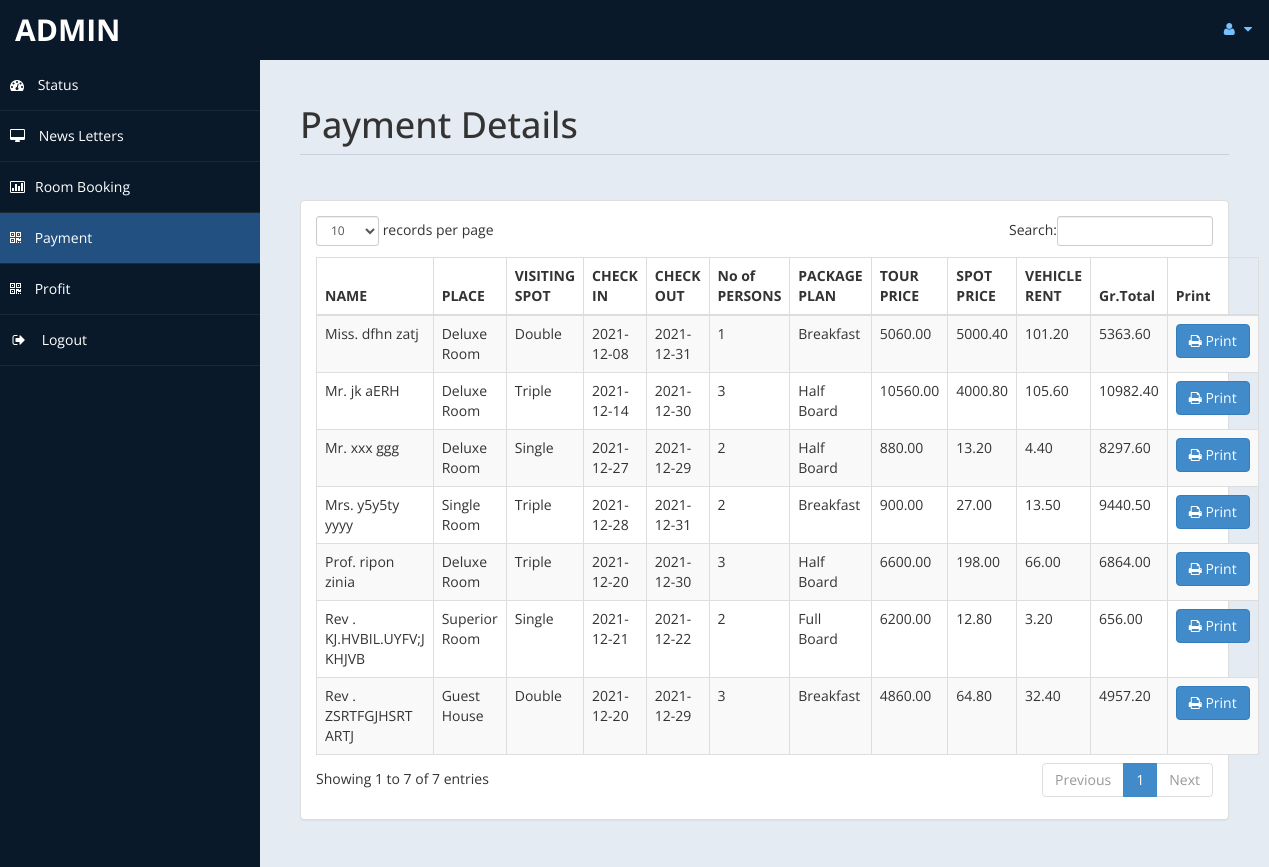
Page /admin/payment.php (signed in) on the committed database.
### tables this page shows
CREATE TABLE `payment` (
  `id` int(11) DEFAULT NULL,
  `title` varchar(5) DEFAULT NULL,
  `fname` varchar(30) DEFAULT NULL,
  `lname` varchar(30) DEFAULT NULL,
  `troom` varchar(30) DEFAULT NULL,
  `tbed` varchar(30) DEFAULT NULL,
  `nroom` int(11) DEFAULT NULL,
  `cin` date DEFAULT NULL,
  `cout` date DEFAULT NULL,
  `ttot` double(8,2) DEFAULT NULL,
  `fintot` double(8,2) DEFAULT NULL,
  `mepr` double(8,2) DEFAULT NULL,
  `meal` varchar(30) DEFAULT NULL,
  `btot` double(8,2) DEFAULT NULL,
  `noofdays` int(11) DEFAULT NULL
);

### admin/payment.php (the view, shortened to what this page needs)
<!DOCTYPE html>
<html xmlns="http://www.w3.org/1999/xhtml">
<head>
    <link href="assets/css/bootstrap.css" rel="stylesheet" />
    <link href="assets/css/font-awesome.css" rel="stylesheet" />
    <link href="assets/css/custom-styles.css" rel="stylesheet" />
    <link href="assets/js/dataTables/dataTables.bootstrap.css" rel="stylesheet" />
</head>
<body>
    <div id="wrapper">
        <nav class="navbar navbar-default top-navbar" role="navigation">
            <div class="navbar-header">
                <a class="navbar-brand" href="home.php"><?php echo $_SESSION["user"]; ?> </a>
            </div>
            <ul class="nav navbar-top-links navbar-right">
                <li class="dropdown">
                    <a class="dropdown-toggle" data-toggle="dropdown" href="#" aria-expanded="false">
                        <i class="fa fa-user fa-fw"></i> <i class="fa fa-caret-down"></i>
                    </a>
                </li>
            </ul>
        </nav>
        <nav class="navbar-default navbar-side" role="navigation">
            <div class="sidebar-collapse">
                <ul class="nav" id="main-menu">
                    <li>
                        <a href="home.php"><i class="fa fa-dashboard"></i> Status</a>
                    </li>
                    <li>
                        <a  href="messages.php"><i class="fa fa-desktop"></i> News Letters</a>
                    </li>
					<li>
                        <a href="roombook.php"><i class="fa fa-bar-chart-o"></i>Room Booking</a>
                    </li>
                    <li>
                        <a class="active-menu" href="payment.php"><i class="fa fa-qrcode"></i> Payment</a>
                    </li>
                    <li>
                        <a  href="profit.php"><i class="fa fa-qrcode"></i> Profit</a>
                    </li>
                    <li>
                        <a href="logout.php" ><i class="fa fa-sign-out fa-fw"></i> Logout</a>
                    </li>
            </div>
        </nav>
        <div id="page-wrapper" >
            <div id="page-inner">
			 <div class="row">
                    <div class="col-md-12">
                        <h1 class="page-header">
                           Payment Details<small> </small>
                        </h1>
                    </div>
                </div>
            <div class="row">
                <div class="col-md-12">
                    <div class="panel panel-default">
                        <div class="panel-body">
                            <div class="table-responsive">
                                <table class="table table-striped table-bordered table-hover" id="dataTables-example">
                                    <thead>
                                        <tr>
                                            <th>NAME</th>
											<th>PLACE</th>
                                            <th>VISITING SPOT</th>
                                            <th>CHECK IN</th>
											<th>CHECK OUT</th>
											<th>No of PERSONS</th>
											<th>PACKAGE PLAN</th>
                                            <th>TOUR PRICE</th>
											<th>SPOT PRICE</th>
											<th>VEHICLE RENT</th>
											<th>Gr.Total</th>
											<th>Print</th>
                                        </tr>
                                    </thead>
                                    <tbody>
									<?php
										include ('db.php');
										$sql="select * from payment";
										$re = mysqli_query($con,$sql);
										while($row = mysqli_fetch_array($re))
										{
											$id = $row['id'];
											if($id % 2 ==1 )
											{
												echo"<tr class='gradeC'>
													<td>".$row['title']." ".$row['fname']." ".$row['lname']."</td>
													<td>".$row['troom']."</td>
													<td>".$row['tbed']."</td>
													<td>".$row['cin']."</td>
													<td>".$row['cout']."</td>
													<td>".$row['nroom']."</td>
													<td>".$row['meal']."</td>
													<td>".$row['ttot']."</td>
													<td>".$row['mepr']."</td>
													<td>".$row['btot']."</td>
													<td>".$row['fintot']."</td>
													<td><a href=print.php?pid=".$id ." <button class='btn btn-primary'> <i class='fa fa-print' ></i> Print</button></td>
													</tr>";
											}
											else
											{
												echo"<tr class='gradeU'>
													<td>".$row['title']." ".$row['fname']." ".$row['lname']."</td>
													<td>".$row['troom']."</td>
													<td>".$row['tbed']."</td>
													<td>".$row['cin']."</td>
													<td>".$row['cout']."</td>
													<td>".$row['nroom']."</td>
													<td>".$row['meal']."</td>
													<td>".$row['ttot']."</td>
													<td>".$row['mepr']."</td>
													<td>".$row['btot']."</td>
													<td>".$row['fintot']."</td>
													<td><a href=print.php?pid=".$id ." <button class='btn btn-primary'> <i class='fa fa-print' ></i> Print</button></td>
													</tr>";
											}
										}
									?>
                                    </tbody>
                                </table>
                            </div>
                        </div>
                    </div>
                </div>
            </div>
                </div>
            </div>
    </div>
</body>
</html>

### admin/assets/css/custom-styles.css (style rules this page uses)
body { font-family: 'Open Sans', sans-serif; }
#wrapper { width: 100%; background:#09192A; }
#page-wrapper { padding: 15px 15px; min-height: 600px; background:#E5EBF2; }
#page-inner { width:100%; margin:10px 20px 10px 0px; background-color:transparent; padding:10px; min-height:1200px; }
h1, .h1, h2, .h2, h3, .h3 { margin-top: 7px; margin-bottom: -5px; }
.page-header { padding-bottom: 9px; margin: 10px 0 45px; border-bottom: 1px solid #C7D1DD; }
.top-navbar { margin:0px; }
.top-navbar .navbar-brand { color: #fff; width: 260px; text-align: left; height: 60px; font-size: 30px; font-weight: 700; text-transform: uppercase; line-height: 30px; }
.top-navbar .nav > li { position: relative; display: inline-block; }
.top-navbar .nav > li > a { position: relative; display: block; padding: 19px 15px; color: #77C0FD; }
.active-menu { background-color:#225081!important; }
.sidebar-collapse , .sidebar-collapse .nav { background:none; }
.sidebar-collapse .nav { padding:0; }
.sidebar-collapse .nav > li > a { color:#fff; background:transparent; text-shadow:none; }
.sidebar-collapse > .nav > li > a { padding:15px 10px; }
.sidebar-collapse > .nav > li { border-bottom: 1px solid rgba(107, 108, 109, 0.19); }
.navbar-side { border:none; background-color: transparent; }
.top-navbar { background:#09192A; border-bottom:none; }
.top-navbar .nav > li > a > i { margin-right: 2px; }
.navbar-default { border:0px solid black; }
.navbar-header { background: #09192A; }
.nav > li > a > i { margin-right:10px; }
@media (min-width:768px) { #page-wrapper { margin: 0 0 0 260px; padding: 15px 30px; min-height: 1200px; } }
@media (min-width:768px) { .navbar-side { z-index: 1; position: absolute; width: 260px; } }
@media (min-width:768px) { .navbar { border-radius: 0px; } }

### rows in the picture
payment: title "Miss.", fname "dfhn", lname "zatj", troom "Deluxe Room", tbed "Double", cin "2021-12-08", cout "2021-12-31", nroom "1", meal "Breakfast", ttot "5060.00", mepr "5000.40", btot "101.20", fintot "5363.60"
payment: title "Mr.", fname "jk", lname "aERH", troom "Deluxe Room", tbed "Triple", cin "2021-12-14", cout "2021-12-30", nroom "3", meal "Half Board", ttot "10560.00", mepr "4000.80", btot "105.60", fintot "10982.40"
payment: title "Rev .", fname "KJ.HVBIL.UYFV;J", lname "KHJVB", troom "Superior Room", tbed "Single", cin "2021-12-21", cout "2021-12-22", nroom "2", meal "Full Board", ttot "6200.00", mepr "12.80", btot "3.20", fintot "656.00"
payment: title "Rev .", fname "ZSRTFGJHSRT", lname "ARTJ", troom "Guest House", tbed "Double", cin "2021-12-20", cout "2021-12-29", nroom "3", meal "Breakfast", ttot "4860.00", mepr "64.80", btot "32.40", fintot "4957.20"
payment: title "Prof.", fname "ripon", lname "zinia", troom "Deluxe Room", tbed "Triple", cin "2021-12-20", cout "2021-12-30", nroom "3", meal "Half Board", ttot "6600.00", mepr "198.00", btot "66.00", fintot "6864.00"
payment: title "Mrs.", fname "y5y5ty", lname "yyyy", troom "Single Room", tbed "Triple", cin "2021-12-28", cout "2021-12-31", nroom "2", meal "Breakfast", ttot "900.00", mepr "27.00", btot "13.50", fintot "9440.50"
payment: title "Mr.", fname "xxx", lname "ggg", troom "Deluxe Room", tbed "Single", cin "2021-12-27", cout "2021-12-29", nroom "2", meal "Half Board", ttot "880.00", mepr "13.20", btot "4.40", fintot "8297.60"

### other values in the picture
$_SESSION["user"] "ADMIN"
